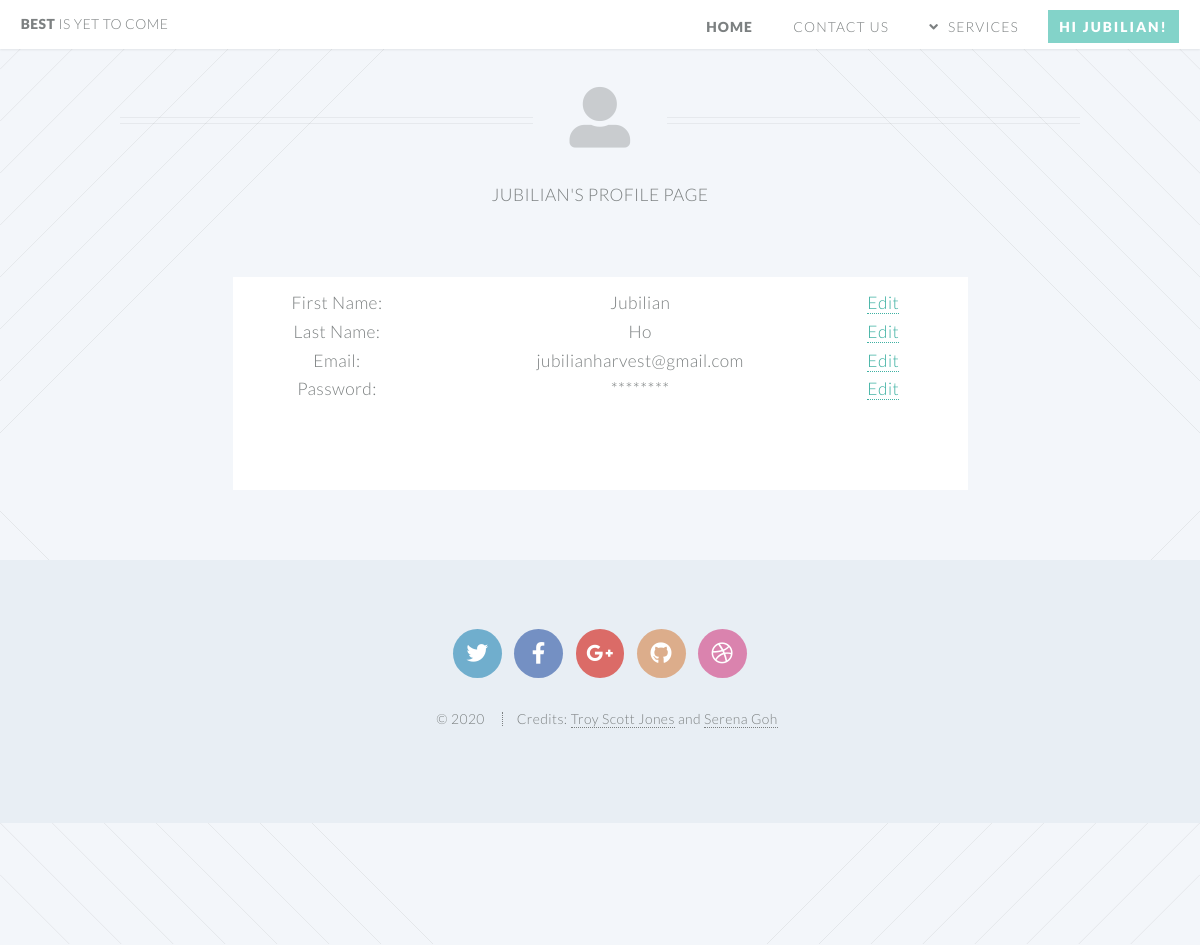
Page /edit_profile.php (signed in) on the committed database.
### tables this page shows
CREATE TABLE `user_accounts` (
  `user_id` int(10) unsigned NOT NULL AUTO_INCREMENT,
  `username` varchar(45) NOT NULL,
  `email` varchar(45) NOT NULL,
  `first_name` varchar(45) DEFAULT NULL,
  `last_name` varchar(45) NOT NULL,
  `password` varchar(255) NOT NULL,
  PRIMARY KEY (`user_id`),
  UNIQUE KEY `id_UNIQUE` (`user_id`),
  UNIQUE KEY `username_UNIQUE` (`username`)
);

### edit_profile.php (the view, shortened to what this page needs)
<!DOCTYPE HTML>
<html lang="en">
    <head>
        <link rel="stylesheet" href="assets/css/main.css" />
    </head>
    <body class="index is-preload">
        <div id="page-wrapper">
            <?php include "header.inc.php"; ?>
            <article id="main" role="main">
                <header class="special container">
                    <span class="icon solid fa-user-alt"></span>
                    <h1><?php echo $_SESSION['username'] . "'s Profile Page"; ?></h1>
                </header>
                <section class="wrapper style4 special container medium">
                    <div class="content" aria-level="1">
                        <?php
                        global $first_name, $last_name, $username, $email, $user_id;
                        $config = parse_ini_file('./../private/dbconfig.ini');
                        $conn = new mysqli($config['dbservername'], $config['dbusername'], $config['dbpassword'], $config['dbname']);
                        if ($conn->connect_error) {
                            echo '<script>alert("A Database Error occured.")</script>';
                        } else {
                            $username = $_SESSION['username'];
                            $stmt = $conn->prepare("SELECT * FROM user_accounts WHERE username=?");
                            $stmt->bind_param("s", $username);
                            $stmt->execute();
                            $result = $stmt->get_result();
                            if ($result->num_rows > 0) {
                                $row = $result->fetch_assoc();
                                $first_name = $row['first_name'];
                                $last_name = $row['last_name'];
                                $email = $row['email'];
                            }
                        }
                        ?>
                        <div class="row justify-content-center">
                            <table class="table">
                                <tr>
                                    <th> First Name: </th>
                                    <th> <?php echo $first_name; ?> </th>
                                    <th> <a href ="edit_name.php">Edit</a> </th>
                                </tr>
                                <tr>
                                    <th> Last Name: </th>
                                    <th> <?php echo $last_name; ?> </th>
                                    <th> <a href ="edit_name.php">Edit</a> </th>
                                </tr>
                                <tr>
                                    <th> Email: </th>
                                    <th> <?php echo $email; ?> </th>
                                    <th> <a href ="edit_email.php">Edit</a> </th>
                                </tr>
                                <tr>
                                    <th> Password: </th>
                                    <th>********</th>
                                    <th> <a href ="edit_password.php">Edit</a> </th>
                                </tr>
                            </table>
                        </div>
                    </div>
                </section>
                        <?php include "footer.inc.php"; ?>
                    </body>
                    </html>

### rows in the picture
user_accounts: first_name "Jubilian", last_name "Ho", email "jubilianharvest@gmail.com"

### other values in the picture
$_SESSION['username'] "JUBILIAN"
